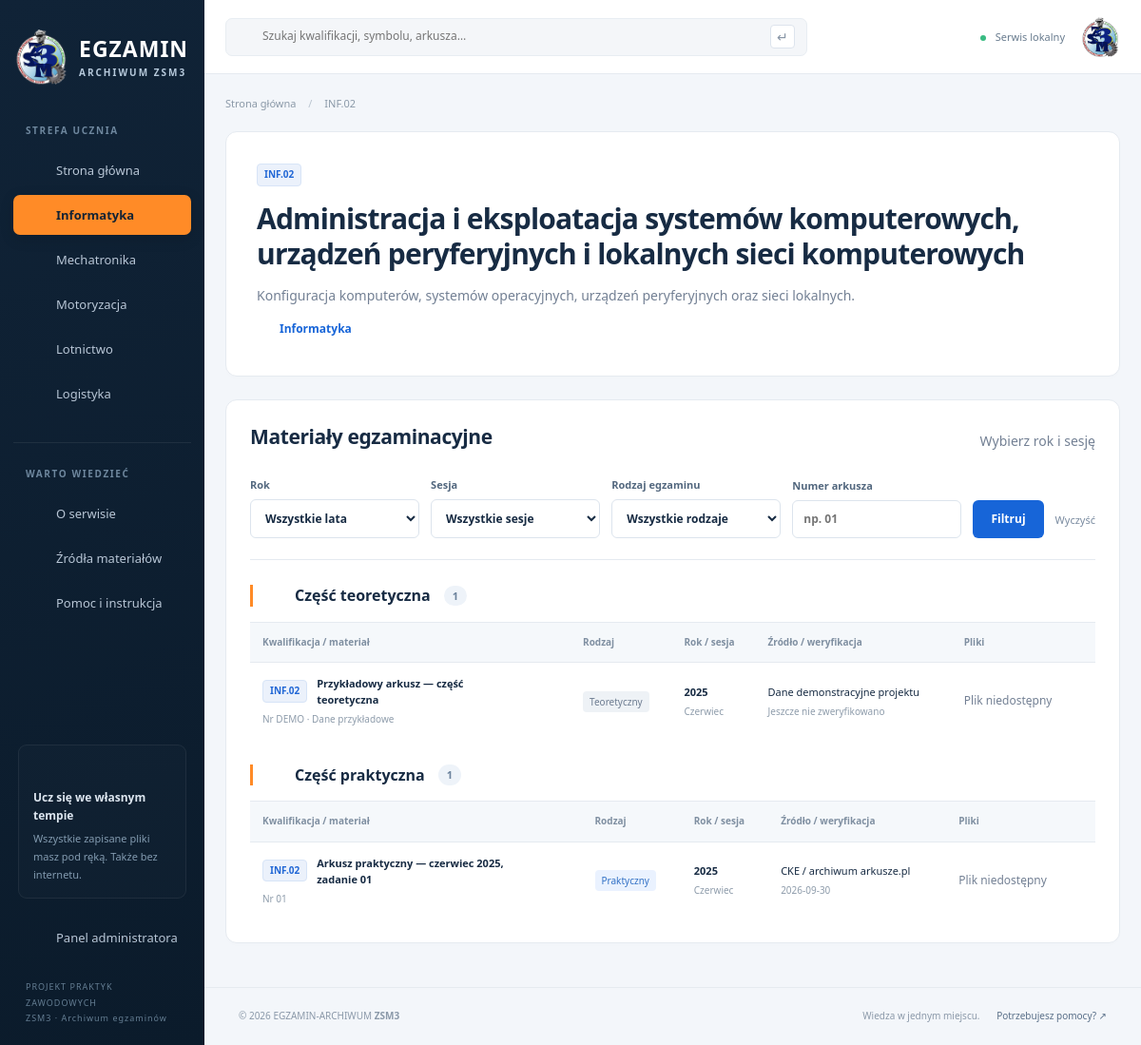
Page /serwis/qualification.php?symbol=INF.02 on the committed database.
### tables this page shows
CREATE TABLE areas (
 id INT UNSIGNED AUTO_INCREMENT PRIMARY KEY,
 name VARCHAR(100) NOT NULL,
 slug VARCHAR(100) NOT NULL UNIQUE,
 icon VARCHAR(30) NOT NULL,
 color CHAR(7) NOT NULL
);

CREATE TABLE qualifications (
 id INT UNSIGNED AUTO_INCREMENT PRIMARY KEY,
 area_id INT UNSIGNED NOT NULL,
 symbol VARCHAR(7) NOT NULL UNIQUE,
 name VARCHAR(255) NOT NULL,
 description TEXT NOT NULL,
 CONSTRAINT fk_qualification_area FOREIGN KEY (area_id) REFERENCES areas(id) ON DELETE RESTRICT
);

CREATE TABLE exams (
 id INT UNSIGNED AUTO_INCREMENT PRIMARY KEY,
 qualification_id INT UNSIGNED NOT NULL,
 year SMALLINT UNSIGNED NOT NULL,
 session ENUM('styczeń','czerwiec','lipiec') NOT NULL,
 exam_type ENUM('teoretyczny','praktyczny') NOT NULL,
 exam_number VARCHAR(20) NOT NULL,
 title VARCHAR(255) NOT NULL,
 description TEXT NOT NULL,
 pdf_path VARCHAR(500) NULL,
 answers_path VARCHAR(500) NULL,
 source_url VARCHAR(1000) NOT NULL DEFAULT '',
 source_name VARCHAR(150) NOT NULL,
 verified_at DATE NULL,
 is_sample BOOLEAN NOT NULL DEFAULT 0,
 created_at TIMESTAMP NOT NULL DEFAULT CURRENT_TIMESTAMP,
 CONSTRAINT fk_exam_qualification FOREIGN KEY (qualification_id) REFERENCES qualifications(id) ON DELETE RESTRICT,
 CONSTRAINT chk_exam_year CHECK (year BETWEEN 2000 AND 2100),
 CONSTRAINT chk_exam_sample CHECK (is_sample IN (0,1)),
 UNIQUE KEY uq_exam (qualification_id,year,session,exam_type,exam_number),
 INDEX idx_exam_filters (year,session,exam_type),
 INDEX idx_exam_created (created_at)
);

### serwis/qualification.php (the view, shortened to what this page needs)
<?php
require_once __DIR__ . '/../includes/functions.php';
$symbol = input('symbol');
if ($symbol !== '') {
    $qualification = query('SELECT * FROM qualifications WHERE symbol = ?', [$symbol])->fetch_assoc();
} else {
    $qualificationId = input_id('id');
    $qualification = query('SELECT * FROM qualifications WHERE id = ?', [$qualificationId])->fetch_assoc();
}
$area = query('SELECT * FROM areas WHERE id = ?', [$qualification['area_id']])->fetch_assoc();
$title = $qualification['symbol'];
$f = filters(['qualification' => (string)$qualification['id']]);
$sections = [
    'teoretyczny' => 'Część teoretyczna',
    'praktyczny' => 'Część praktyczna',
];
require ROOT . '/includes/header.php';
?>
<section class="panel qualification-heading">
    <span class="symbol" style="--area:<?= e($area['color']) ?>">
        <?= e($qualification['symbol']) ?>
    </span>
    <h1><?= e($qualification['name']) ?></h1>
    <p><?= e($qualification['description']) ?></p>
    <a class="text-link" href="<?= e(url('serwis/area.php?id=' . $area['id'])) ?>">
        <?= icon($area['icon']) ?>
        <?= e($area['name']) ?>
    </a>
</section>
<section class="panel">
    <div class="section-heading">
        <h2>Materiały egzaminacyjne</h2>
        <span class="muted">Wybierz rok i sesję</span>
    </div>
    <?php require ROOT . '/includes/filter_form.php'; ?>
    <?php foreach ($sections as $examType => $sectionTitle): ?>
        <?php
        $sectionFilters = $f;
        $sectionFilters['type'] = $examType;
        $total = find_exams($sectionFilters, 20, 0, true);
        $pageParameter = $examType . '_page';
        $page = input_id($pageParameter);
        if ($page < 1) {
            $page = 1;
        }
        $offset = ($page - 1) * 20;
        $exams = find_exams($sectionFilters, 20, $offset);
        ?>
        <h3 class="group-title">
            <?= icon($examType === 'praktyczny' ? 'gear' : 'book') ?>
            <?= e($sectionTitle) ?>
            <span class="count"><?= e($total) ?></span>
        </h3>
        <?php require ROOT . '/includes/exam_table.php'; ?>
    <?php endforeach; ?>
</section>
<?php require ROOT . '/includes/footer.php'; ?>

### includes/header.php (shortened to what this page needs)
<?php
$allAreas = areas();
?>
<!doctype html>
<html lang="pl">
<head>
    <link rel="stylesheet" href="<?= e(url('assets/css/style.css')) ?>">
</head>
<body>
    <?php require ROOT . '/includes/sidebar.php'; ?>
    <div class="workspace">
        <header class="topbar">
            <form class="top-search" action="<?= e(url('serwis/search.php')) ?>">
                <?= icon('search') ?>
                <input id="top-q" name="q" placeholder="Szukaj kwalifikacji, symbolu, arkusza…"
                    value="<?= e(input('q')) ?>">
                <button aria-label="Szukaj">↵</button>
            </form>
            <span class="local-status"><i></i> Serwis lokalny</span>
            <img class="avatar" src="<?= e(url('assets/img/zsm3.png')) ?>" alt="Zespół Szkół Mechanicznych nr 3" width="42" height="42">
        </header>
        <main id="main">
            <div class="breadcrumb">
                <a href="<?= e(url()) ?>">Strona główna</a>
                <?php if ($title !== 'Strona główna'): ?>
                    <span>/</span>
                    <?= e($title) ?>
                <?php endif; ?>
            </div>

### includes/sidebar.php (shortened to what this page needs)
<?php
$informationPages = [
    ['file' => 'about', 'icon' => 'info', 'label' => 'O serwisie'],
    ['file' => 'sources', 'icon' => 'book', 'label' => 'Źródła materiałów'],
    ['file' => 'help', 'icon' => 'shield', 'label' => 'Pomoc i instrukcja'],
];
?>
<aside class="sidebar" id="sidebar">
    <a class="brand" href="<?= e(url()) ?>">
        <img class="brand-logo" src="<?= e(url('assets/img/zsm3.png')) ?>" alt="Emblemat ZSM3 w Krakowie" width="58" height="58">
        <span>
            EGZAMIN
            <span class="brand-sub">ARCHIWUM ZSM3</span>
        </span>
    </a>
    <div class="sidebar-caption">STREFA UCZNIA</div>
    <nav aria-label="Nawigacja główna">
        <?php
        $homeClass = '';
        ?>
        <a class="nav-link <?= $homeClass ?>" href="<?= e(url()) ?>">
            <?= icon('home') ?>
            Strona główna
        </a>
        <?php foreach ($allAreas as $navigationArea): ?>
            <?php
            $areaClass = '';
            if (isset($area) && $area['id'] === $navigationArea['id']) {
                $areaClass = 'active';
            }
            $shortAreaName = explode(' i ', $navigationArea['name'])[0];
            $areaUrl = url('serwis/area.php?id=' . $navigationArea['id']);
            ?>
            <a class="nav-link <?= $areaClass ?>" href="<?= e($areaUrl) ?>">
                <?= icon($navigationArea['icon']) ?>
                <?= e($shortAreaName) ?>
            </a>
        <?php endforeach; ?>
    </nav>
    <div class="sidebar-caption divider">WARTO WIEDZIEĆ</div>
    <nav aria-label="Informacje">
        <?php foreach ($informationPages as $informationPage): ?>
            <?php
            $informationPageFile = $informationPage['file'] . '.php';
            $informationClass = '';
            $informationUrl = url('serwis/' . $informationPageFile);
            ?>
            <a class="nav-link <?= $informationClass ?>" href="<?= e($informationUrl) ?>">
                <?= icon($informationPage['icon']) ?>
                <?= e($informationPage['label']) ?>
            </a>
        <?php endforeach; ?>
    </nav>
    <div class="sidebar-bottom">
        <div class="offline-card">
            <?= icon('shield') ?>
            <strong>Ucz się we własnym tempie</strong>
            <p>Wszystkie zapisane pliki masz pod ręką. Także bez internetu.</p>
        </div>
        <a class="nav-link" href="<?= e(url('admin/')) ?>">
            <?= icon('gear') ?>
            Panel administratora
        </a>
        <small>PROJEKT PRAKTYK ZAWODOWYCH<br>ZSM3 · Archiwum egzaminów</small>
    </div>
</aside>

### includes/functions.php (shortened to what this page needs)
<?php
function e($value) {
    return htmlspecialchars((string)($value ?? ''), ENT_QUOTES | ENT_SUBSTITUTE, 'UTF-8');
}
function verification_date($date) {
    if ($date === null || $date === '') {
        return 'Jeszcze nie zweryfikowano';
    }
    return $date;
}
function input($key, $data = null) {
    if ($data === null) {
        $data = $_GET;
    }
    if (!isset($data[$key]) || !is_string($data[$key])) {
        return '';
    }
    return trim($data[$key]);
}
function input_id($key, $data = null) {
    $value = input($key, $data);
    if (!ctype_digit($value)) {
        return 0;
    }
    return (int)$value;
}
function url($path = '') {
    $script = '/index.php';
    if (isset($_SERVER['SCRIPT_NAME'])) {
        $script = str_replace('\\', '/', $_SERVER['SCRIPT_NAME']);
    }
    $base = dirname($script);
    if (in_array(basename($base), ['serwis', 'admin'])) {
        $base = dirname($base);
    }
    return rtrim($base, '/.') . '/' . ltrim($path, '/');
}
function db() {
    static $conn;
    if (!$conn) {
        $c = require ROOT . '/config/database.php';
        $conn = new mysqli($c['host'], $c['user'], $c['password'], $c['name'], $c['port']);
        $conn->set_charset('utf8mb4');
    }
    return $conn;
}
function query($sql, $params = []) {
    $statement = db()->prepare($sql);
    if ($params) {
        $types = '';
        foreach ($params as $value) {
            if (is_int($value)) {
                $types .= 'i';
            } elseif (is_float($value)) {
                $types .= 'd';
            } else {
                $types .= 's';
            }
        }
        $statement->bind_param($types, ...$params);
    }
    $statement->execute();
    $result = $statement->get_result();
    return $result === false ? true : $result;
}
function areas() {
    $sql = 'SELECT a.*, COUNT(q.id) AS total
            FROM areas a
            LEFT JOIN qualifications q ON q.area_id = a.id
            GROUP BY a.id
            ORDER BY a.id';
    return query($sql)->fetch_all(MYSQLI_ASSOC);
}
function icon($name, $class = '') {
    $paths = [
        'cap'=>'<path d="m2 9 10-5 10 5-10 5L2 9Zm4 3v6c4 3 8 3 12 0v-6M2 9v8"/>',
        'home'=>'<path d="m3 10 9-7 9 7M5 9v12h5v-7h4v7h5V9"/>',
        'monitor'=>'<rect x="3" y="3" width="18" height="13" rx="2"/><path d="M8 21h8m-4-5v5"/>',
        'gear'=>'<path d="m9 3-1 3-3 1-2 3 2 2-1 3 3 2 2 4h5l1-3 3-1 3-4-2-2 1-3-3-2-2-3H9Z"/><circle cx="12" cy="12" r="3"/>',
        'car'=>'<path d="m5 8 2-5h10l2 5M3 9h18v9H3V9Zm2 9v3m14-3v3M6 13h2m8 0h2"/>',
        'plane'=>'<path d="m12 2 2 8 8 5v2l-8-2v5l3 2H7l3-2v-5l-8 2v-2l8-5 2-8Z"/>',
        'ship'=>'<path d="M8 10V5h8v5m-4-5V2M3 12l9-3 9 3-4 7H7l-4-7Zm-1 9c2 2 4 0 6 0s2 2 4 0 4 0 6 0 2 2 4 0"/>',
        'search'=>'<circle cx="10" cy="10" r="6"/><path d="m15 15 6 6"/>',
        'file'=>'<path d="M5 2h9l5 5v15H5V2Zm9 0v6h5M8 12h8m-8 4h6"/>',
        'download'=>'<path d="M12 3v12m-5-5 5 5 5-5M3 15v6h18v-6"/>',
        'arrow'=>'<path d="M4 12h16m-6-6 6 6-6 6"/>',
        'info'=>'<circle cx="12" cy="12" r="9"/><path d="M12 11v6m0-10v1"/>',
        'book'=>'<path d="M12 5C8 2 4 3 2 4v16c4-2 7-1 10 1 3-2 6-3 10-1V4c-4-2-7-1-10 1Zm0 0v16"/>',
        'shield'=>'<path d="m12 2 9 4v6c0 5-5 8-9 10-4-2-9-5-9-10V6l9-4Zm-5 9 3 3 7-7"/>',
        'menu'=>'<path d="M3 5h18M3 12h18M3 19h18"/>',
        'grid'=>'<path d="M3 3h7v7H3Zm11 0h7v7h-7ZM3 14h7v7H3Zm11 0h7v7h-7Z"/>',
    ];
    return '<svg class="icon ' . e($class) . '" viewBox="0 0 24 24" fill="none" stroke="currentColor" stroke-width="1.7" stroke-linecap="round" stroke-linejoin="round" aria-hidden="true">' . ($paths[$name] ?? $paths['file']) . '</svg>';
}
function local_file($path) {
    if (!$path || !str_starts_with($path, 'uploads/')) return null;
    $base = realpath(ROOT . '/uploads');
 $file = realpath(ROOT . '/' . $path);
    if (!$base || !$file || !is_file($file) || !str_starts_with(str_replace('\\','/',$file), str_replace('\\','/',$base) . '/')) return null;
    return $file;
}
function file_buttons($exam) {
    $pdfFile = local_file($exam['pdf_path'] ?? null);
    if ($pdfFile) {
        print_exam_file_button($exam['id'], 'pdf', 'Arkusz PDF', 'pdf');
    } else {
        echo '<span class="muted small">Plik niedostępny</span> ';
    }
}
function filters($fixed = []) {
    $result = [];
    $filterNames = ['q', 'qualification', 'year', 'session', 'type', 'number'];
    foreach ($filterNames as $name) {
        if (isset($fixed[$name])) {
            $result[$name] = $fixed[$name];
        } else {
            $result[$name] = input($name);
        }
    }
    $result['q'] = mb_substr($result['q'], 0, 150);
    $yearIsInvalid = $result['year'] !== '' && (!ctype_digit($result['year']) || (int)$result['year'] < 2000 || (int)$result['year'] > 2100);
    $result['number'] = mb_substr($result['number'], 0, 20);
    return $result;
}
function find_exams($filters, $limit = 20, $offset = 0, $count = false) {
    $conditions = [];
    $params = [];
    $filterColumns = [
        'qualification' => 'qualification_id',
        'year' => 'year',
        'session' => 'session',
        'type' => 'exam_type',
        'number' => 'exam_number',
    ];
    foreach ($filterColumns as $filterName => $columnName) {
        $value = $filters[$filterName] ?? '';
        if ($value === '') {
            continue;
        }
        $conditions[] = 'e.' . $columnName . ' = ?';
        $params[] = $value;
    }
    $searchText = $filters['q'] ?? '';
    $words = preg_split('/\s+/u', $searchText, -1, PREG_SPLIT_NO_EMPTY);
    if ($count) {
        $sql = 'SELECT COUNT(*)';
    } else {
        $sql = 'SELECT e.*, q.symbol, q.name AS qualification_name, a.color';
    }
    $sql .= ' FROM exams e
              JOIN qualifications q ON q.id = e.qualification_id
              JOIN areas a ON a.id = q.area_id';
    if ($conditions) {
        $sql .= ' WHERE ' . implode(' AND ', $conditions);
    }
    if ($count) {
        $result = query($sql, $params);
        $row = $result->fetch_row();
        return (int)$row[0];
    }
    $safeLimit = max(1, $limit);
    $safeOffset = max(0, $offset);
    $sql .= " ORDER BY e.year DESC, FIELD(e.session, 'styczeń', 'czerwiec', 'lipiec') DESC, e.id DESC";
    $sql .= ' LIMIT ' . $safeLimit . ' OFFSET ' . $safeOffset;
    return query($sql, $params)->fetch_all(MYSQLI_ASSOC);
}

### includes/exam_table.php (shortened to what this page needs)
<?php if (!$exams): ?>
    <div class="empty">
        <?= icon('search') ?>
        <h3>Nie znaleziono materiałów</h3>
        <p>Spróbuj zmienić wyszukiwaną frazę lub wybrać inne filtry.</p>
    </div>
<?php else: ?>
    <div class="table-scroll">
        <table>
            <thead>
                <tr>
                    <th>Kwalifikacja / materiał</th>
                    <th>Rodzaj</th>
                    <th>Rok / sesja</th>
                    <th>Źródło / weryfikacja</th>
                    <th>Pliki</th>
                </tr>
            </thead>
            <tbody>
                <?php foreach ($exams as $exam): ?>
                    <?php
                    $materialUrl = url('serwis/material.php?id=' . $exam['id']);
                    $typeName = ucfirst($exam['exam_type']);
                    $sessionName = ucfirst($exam['session']);
                    $sampleNote = '';
                    if ($exam['is_sample']) {
                        $sampleNote = ' · Dane przykładowe';
                    }
                    ?>
                    <tr>
                        <td>
                            <a class="material-link" href="<?= e($materialUrl) ?>">
                                <span class="symbol" style="--area:<?= e($exam['color']) ?>">
                                    <?= e($exam['symbol']) ?>
                                </span>
                                <strong><?= e($exam['title']) ?></strong>
                            </a>
                            <small>Nr <?= e($exam['exam_number']) ?><?= e($sampleNote) ?></small>
                        </td>
                        <td>
                            <span class="type <?= e($exam['exam_type']) ?>">
                                <?= e($typeName) ?>
                            </span>
                        </td>
                        <td>
                            <strong><?= e($exam['year']) ?></strong>
                            <small><?= e($sessionName) ?></small>
                        </td>
                        <td>
                            <?= e($exam['source_name']) ?>
                            <small><?= e(verification_date($exam['verified_at'])) ?></small>
                        </td>
                        <td>
                            <div class="file-actions">
                                <?php file_buttons($exam); ?>
                            </div>
                        </td>
                    </tr>
                <?php endforeach; ?>
            </tbody>
        </table>
    </div>
<?php endif; ?>

### rows in the picture
areas: name "Informatyka"
areas: name "Mechatronika"
areas: name "Motoryzacja"
areas: name "Lotnictwo"
areas: name "Logistyka"
qualifications: symbol "INF.02", name "Administracja i eksploatacja systemów komputerowych, urządzeń peryferyjnych i lokalnych sieci komputerowych", description "Konfiguracja komputerów, systemów operacyjnych, urządzeń peryferyjnych oraz sieci lokalnych."
exams: qualification.symbol "INF.02", title "Przykładowy arkusz — część teoretyczna", exam_number "DEMO", is_sample "· Dane przykładowe", exam_type "Teoretyczny", year "2025", session "Czerwiec", source_name "Dane demonstracyjne projektu", verified_at "Jeszcze nie zweryfikowano"
exams: qualification.symbol "INF.02", title "Arkusz praktyczny — czerwiec 2025, zadanie 01", exam_number "01", exam_type "Praktyczny", year "2025", session "Czerwiec", source_name "CKE / archiwum arkusze.pl", verified_at "2026-09-30"

### other values in the picture
$informationPage['label'] "O serwisie"
$informationPage['label'] "Źródła materiałów"
$informationPage['label'] "Pomoc i instrukcja"
$sectionTitle "Część teoretyczna"
$total "1"
$sectionTitle "Część praktyczna"
